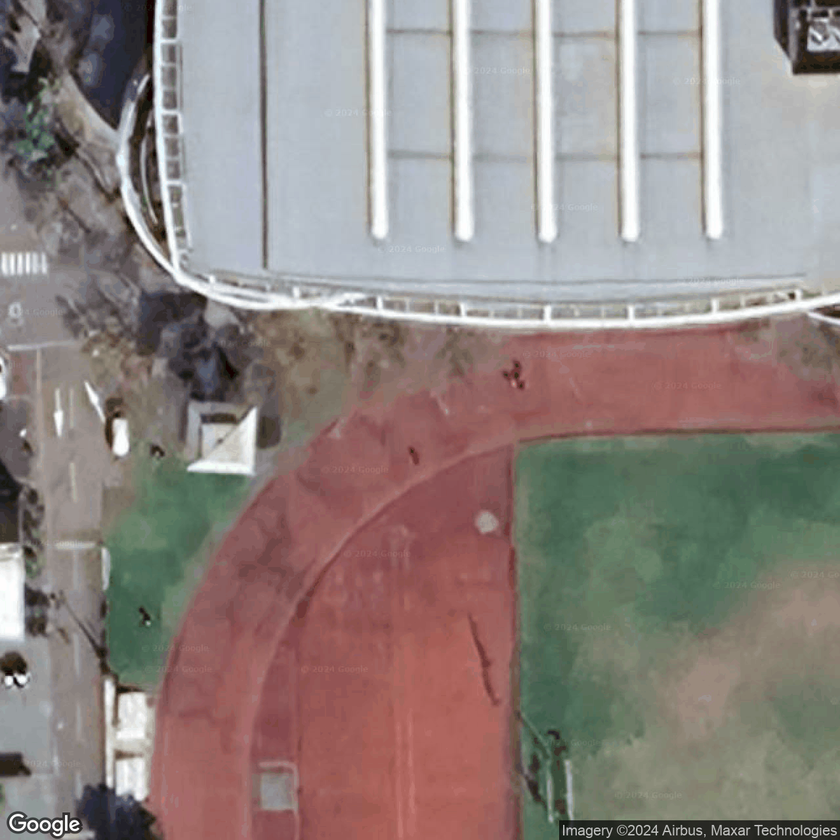
#> input picture project/pic/taiwan_center_satellite_0_0.png, 840 x 840 px, shrunk from 1280 x 1280 before the run
$ python cut.py
#> lines starting #> are read from the running program, lines starting #| are printed output that depends on the picture
#> further down, image_a is the input picture: shape (840, 840, 3); mean B, G, R 128.5, 132.2, 143
import cv2
import numpy as np

def cut_img(img):
    rows = len(img)
#> rows = 840
    cols = len(img[0]) if rows > 0 else 0
#> cols = 840

    new_rows = rows // 10 * 9
#> new_rows = 756
    new_cols = cols - 2
#> new_cols = 838

    if new_rows > 0 and new_cols > 0:
        cpy = [
            [img[i][j] for j in range(1, cols - 1)]
            for i in range(new_rows)
        ]
#> cpy = 756 items
    else:
        cpy = []

    return cpy

image_a = cv2.imread('./pic/taiwan_center_satellite_0_0.png')

newimg = np.array(cut_img(image_a), dtype=np.uint8)
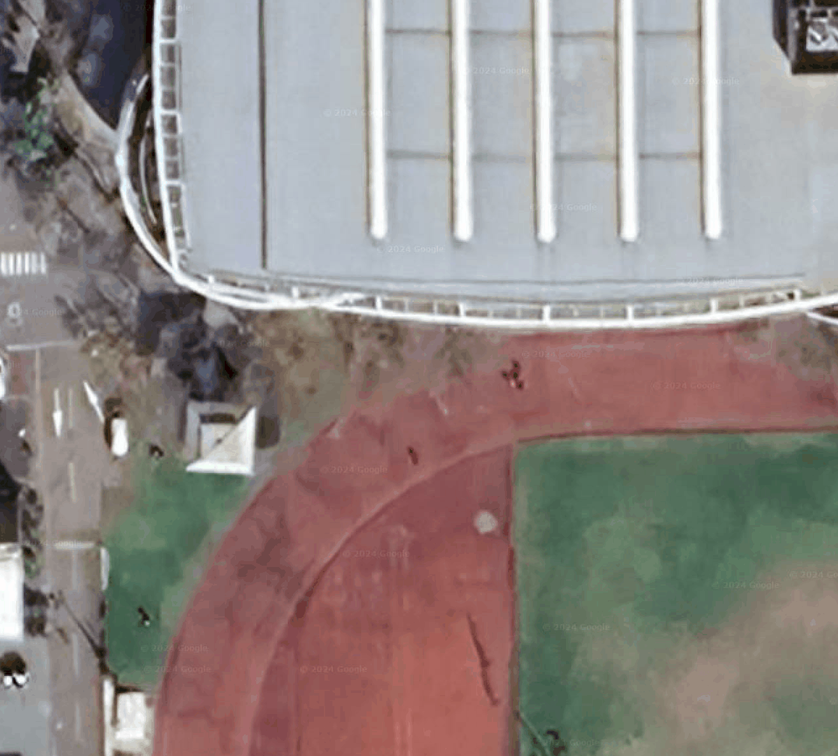
#> newimg: shape (756, 838, 3); mean B, G, R 131.6, 134.9, 144.2

cv2.imwrite('Combined_Image.jpg', newimg)
cv2.waitKey(0)
cv2.destroyAllWindows()

$ run again, with project/pic/taiwan_center_satellite_0_1.png copied over project/pic/taiwan_center_satellite_0_0.png
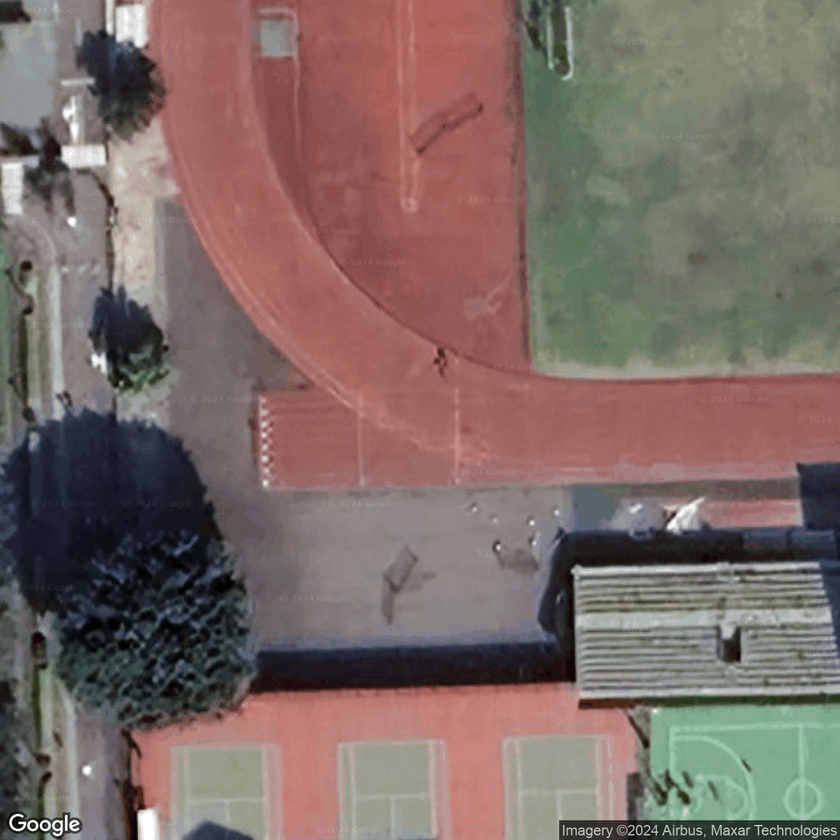
#> input picture project/pic/taiwan_center_satellite_0_1.png, 840 x 840 px, shrunk from 1280 x 1280 before the run
#> image_a is the input picture: shape (840, 840, 3); mean B, G, R 102, 106.9, 124.2
#> rows = 840
#> new_rows = 756
#> new_cols = 838
#> cpy = 756 items
#> `newimg = np.array(cut_img(image_a), dtype=np.uint8)`:
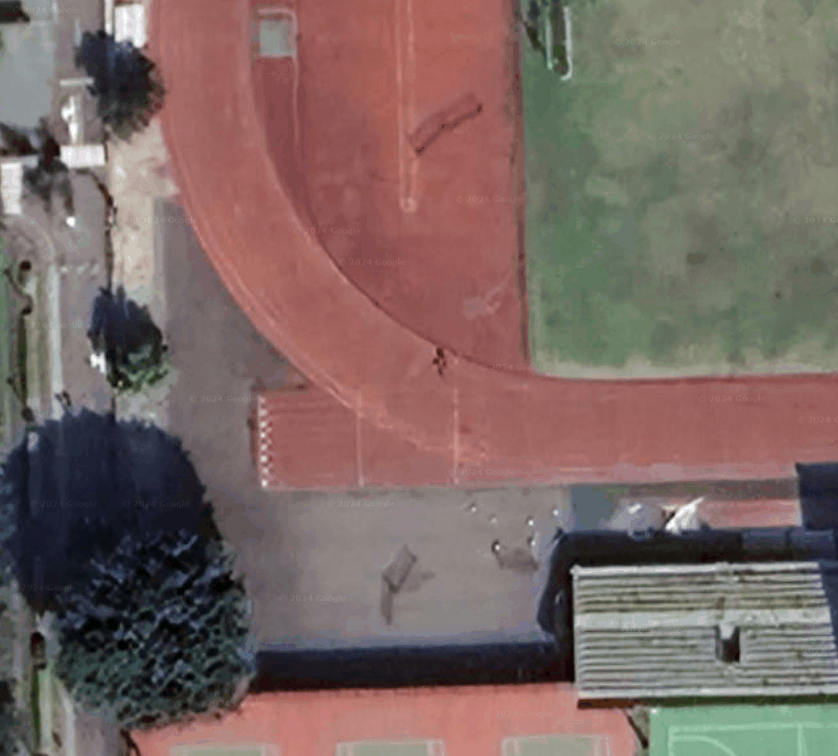
#> newimg: shape (756, 838, 3); mean B, G, R 99.2, 103.5, 122.2

$ run again, with project/pic/taiwan_center_satellite_0_2.png copied over project/pic/taiwan_center_satellite_0_0.png
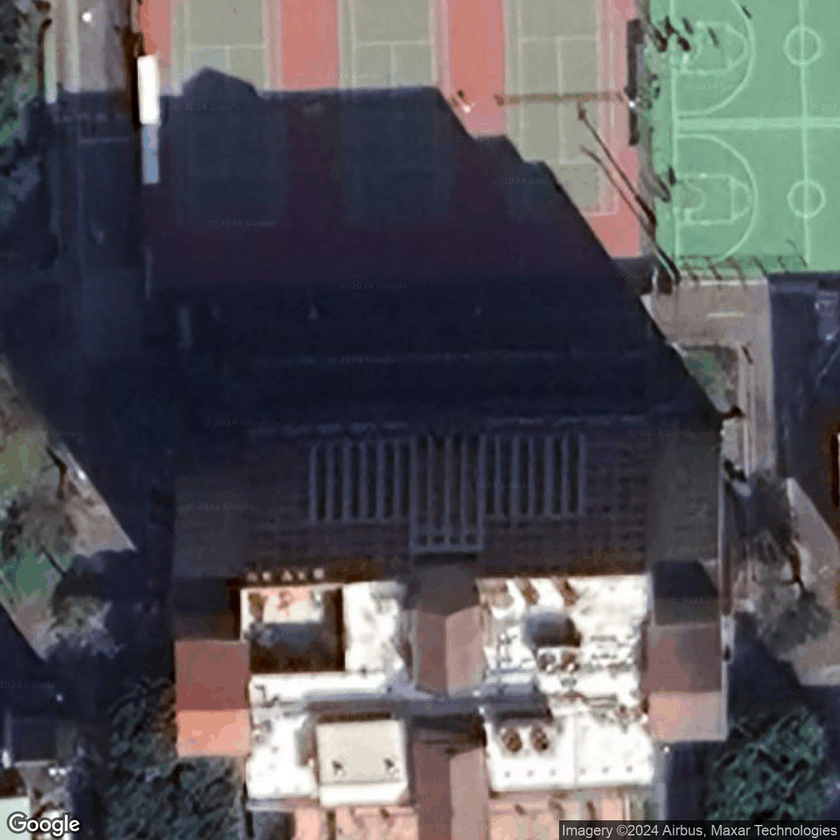
#> input picture project/pic/taiwan_center_satellite_0_2.png, 840 x 840 px, shrunk from 1280 x 1280 before the run
#> image_a is the input picture: shape (840, 840, 3); mean B, G, R 88.1, 84.1, 85.2
#> rows = 840
#> new_rows = 756
#> new_cols = 838
#> cpy = 756 items
#> `newimg = np.array(cut_img(image_a), dtype=np.uint8)`:
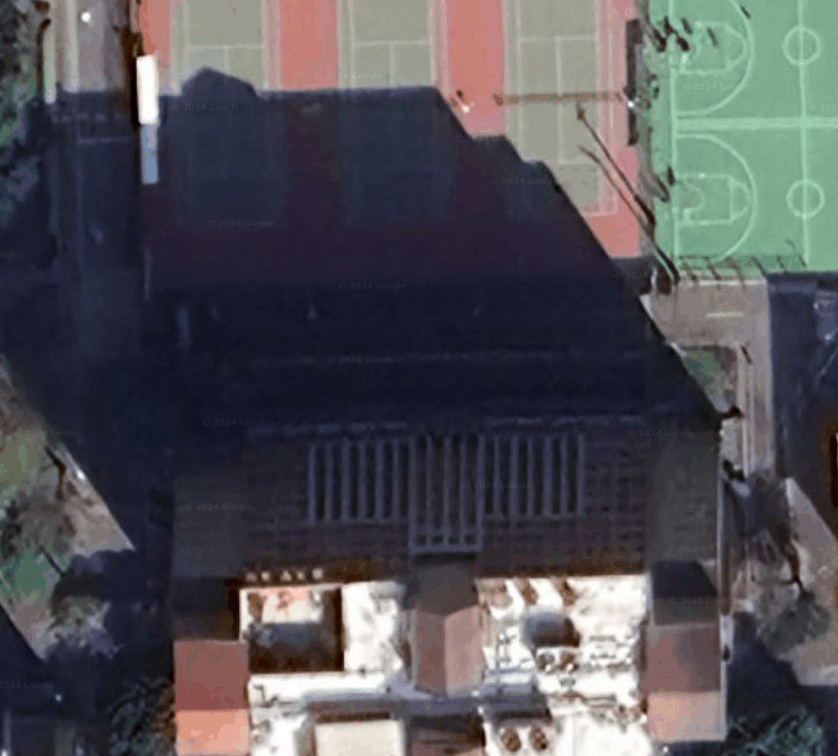
#> newimg: shape (756, 838, 3); mean B, G, R 85.3, 80.9, 81.3

$ run again, with project/pic/taiwan_center_satellite_0_3.png copied over project/pic/taiwan_center_satellite_0_0.png
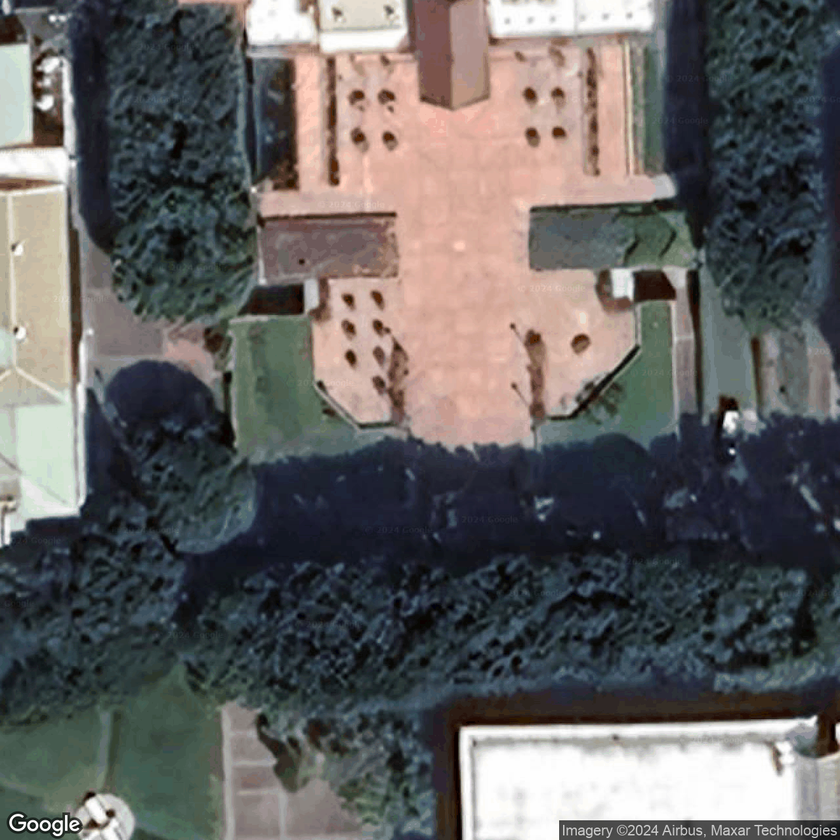
#> input picture project/pic/taiwan_center_satellite_0_3.png, 840 x 840 px, shrunk from 1280 x 1280 before the run
#> image_a is the input picture: shape (840, 840, 3); mean B, G, R 97.8, 98.5, 99.9
#> rows = 840
#> new_rows = 756
#> new_cols = 838
#> cpy = 756 items
#> `newimg = np.array(cut_img(image_a), dtype=np.uint8)`:
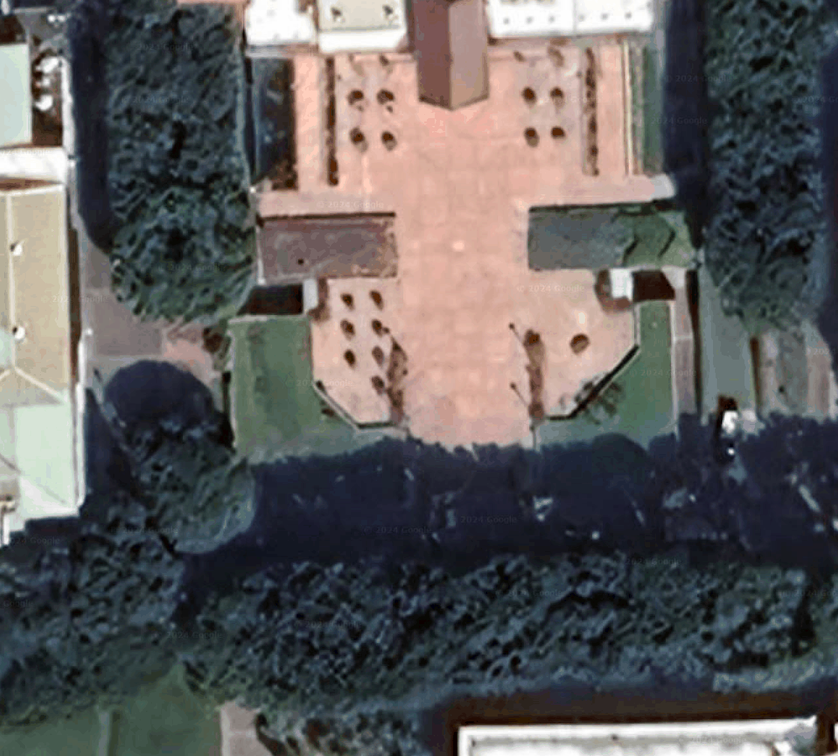
#> newimg: shape (756, 838, 3); mean B, G, R 92, 92.4, 94.5
